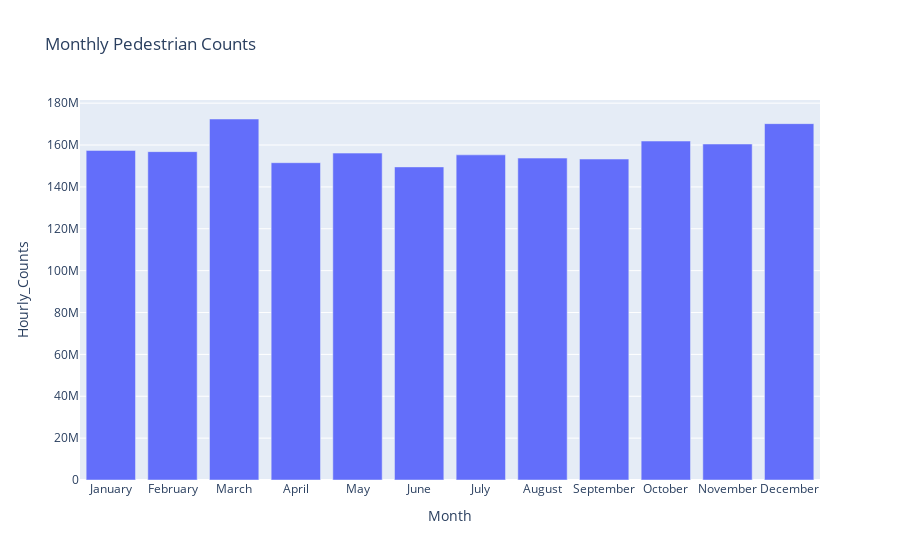

This figure's notebook cell:
### Markdown cell above
Now let's get our calendar sorted.

### Code cell
# use some pandas-fu because `sort_values` doesn't have a `key` param (to be added in v1.1!)
# this creates a new column with corresponding calendar month numbers that we can sort on
months_2019_df["month_num"] = pd.to_datetime(
    months_2019_df["Month"], format="%B"
).dt.month

px.bar(
    months_2019_df.sort_values(by="month_num"),
    x="Month",
    y="Hourly_Counts",
    title="Monthly Pedestrian Counts",
)

### Figure 1 — Plotly figure (JSON) as saved in the notebook; plotly's stock layout.template omitted (floating-point values rounded to 4 significant figures)
{"data": [{"alignmentgroup": "True", "hovertemplate": "Month=%{x}<br>Hourly_Counts=%{y}<extra></extra>", "legendgroup": "", "marker": {"color": "#636efa"}, "name": "", "offsetgroup": "", "orientation": "v", "showlegend": false, "textposition": "auto", "type": "bar", "x": ["January", "February", "March", "April", "May", "June", "July", "August", "September", "October", "November", "December"], "xaxis": "x", "y": [157435313, 156843588, 172436211, 151564562, 156137355, 149554005, 155313182, 153766468, 153304281, 161901572, 160487798, 170223773], "yaxis": "y"}], "layout": {"autosize": true, "barmode": "relative", "legend": {"tracegroupgap": 0}, "title": {"text": "Monthly Pedestrian Counts"}, "xaxis": {"anchor": "y", "autorange": true, "domain": [0, 1], "range": [-0.5, 11.5], "title": {"text": "Month"}, "type": "category"}, "yaxis": {"anchor": "x", "autorange": true, "domain": [0, 1], "range": [0, 181500000.0], "title": {"text": "Hourly_Counts"}, "type": "linear"}}}
